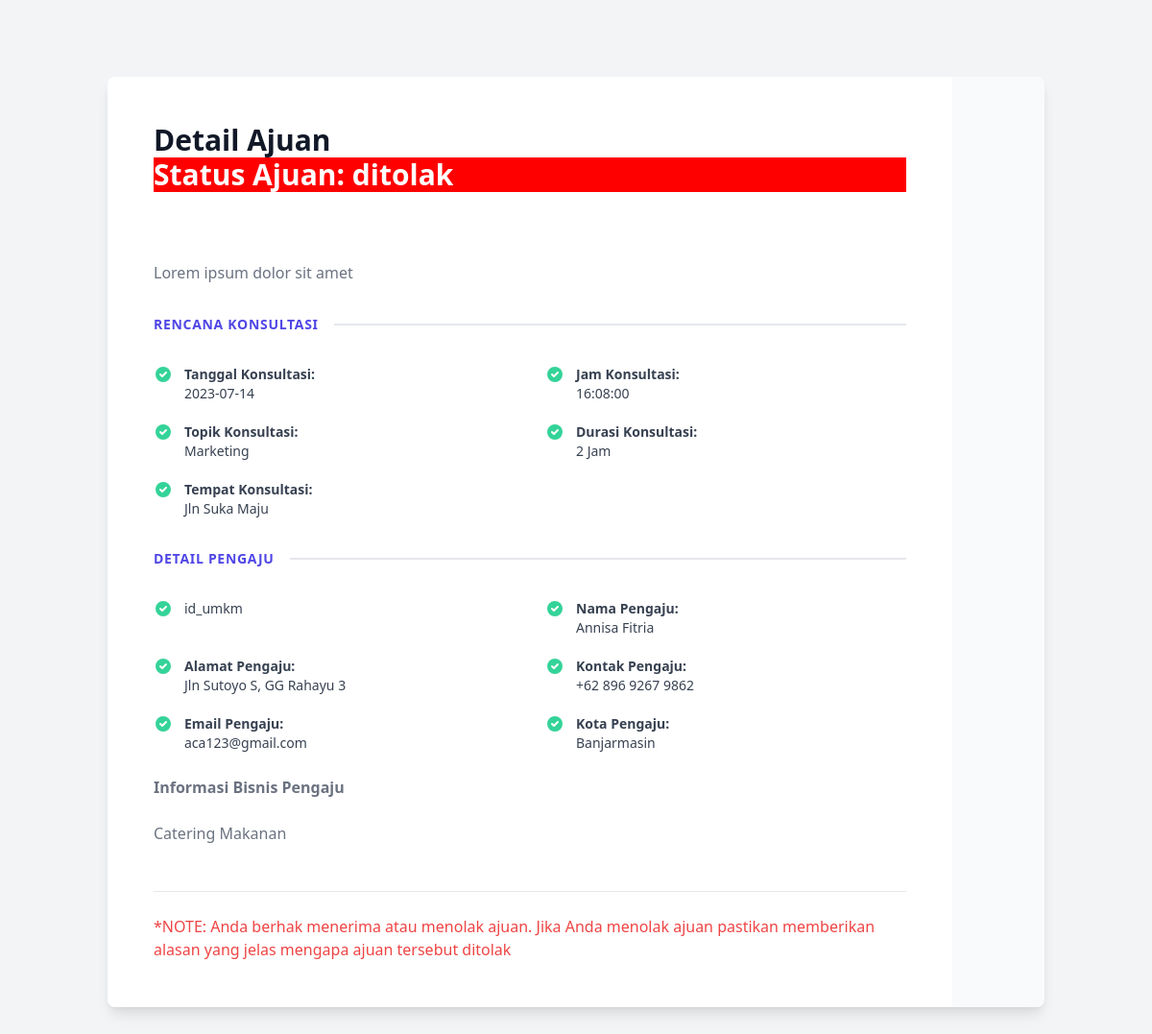
Screenshot of /public/konsultan/view_detail_ajuan.php?id=45 (signed in) with the database file from the repository.
### tables this page shows
CREATE TABLE `ajuan` (
  `id_ajuan` int(11) NOT NULL,
  `id_umkm` int(11) DEFAULT NULL,
  `id_konsultan` int(11) DEFAULT NULL,
  `tanggal_ajuan` date DEFAULT NULL,
  `status_ajuan` enum('menunggu','diterima','ditolak','dibatalkan') DEFAULT NULL,
  `detail_ajuan` text DEFAULT NULL,
  `tanggal_konsultasi` date DEFAULT NULL,
  `jam_konsultasi` time DEFAULT NULL,
  `topik_konsultasi` varchar(100) DEFAULT NULL,
  `durasi_konsultasi` int(11) DEFAULT NULL,
  `alasan_penolakan` text DEFAULT NULL,
  `tempat_konsultasi` text NOT NULL
);

CREATE TABLE `umkm` (
  `id_umkm` int(11) NOT NULL,
  `nama` varchar(255) DEFAULT NULL,
  `alamat` varchar(255) DEFAULT NULL,
  `kontak` varchar(20) DEFAULT NULL,
  `email` varchar(255) DEFAULT NULL,
  `informasi_bisnis` text DEFAULT NULL,
  `pw_umkm` varchar(255) DEFAULT NULL,
  `foto_profil` varchar(255) DEFAULT NULL,
  `kota_umkm` varchar(255) NOT NULL
);

### public/konsultan/view_detail_ajuan.php (the view, shortened to what this page needs)
<?php
require '../../function/functions.php';
?>
<!DOCTYPE html>
<html lang="en">
<head>
    <link href="https://cdn.jsdelivr.net/npm/tailwindcss@2.2.16/dist/tailwind.min.css" rel="stylesheet">
</head>
<body class="bg-gray-100">
    <?php
    $id_ajuan = $_GET['id'];
    $query_ajuan = "SELECT * FROM ajuan WHERE id_ajuan = $id_ajuan";
    $result_ajuan = mysqli_query($conn, $query_ajuan);
    if (mysqli_num_rows($result_ajuan) > 0) {
        $row_ajuan = mysqli_fetch_assoc($result_ajuan);
        $status_ajuan = $row_ajuan['status_ajuan'];
        $detail_ajuan = $row_ajuan['detail_ajuan'];
        $tanggal_konsultasi = $row_ajuan['tanggal_konsultasi'];
        $jam_konsultasi = $row_ajuan['jam_konsultasi'];
        $topik_konsultasi = $row_ajuan['topik_konsultasi'];
        $durasi_konsultasi = $row_ajuan['durasi_konsultasi'];
        $tempat_konsultasi = $row_ajuan['tempat_konsultasi'];
        $id_umkm = $row_ajuan['id_umkm'];
        $query_umkm = "SELECT * FROM umkm WHERE id_umkm = $id_umkm";
        $result_umkm = mysqli_query($conn, $query_umkm);
        if (mysqli_num_rows($result_umkm) > 0) {
            $row_umkm = mysqli_fetch_assoc($result_umkm);
            $nama_umkm = $row_umkm['nama'];
            $alamat_umkm = $row_umkm['alamat'];
            $kontak_umkm = $row_umkm['kontak'];
            $email_umkm = $row_umkm['email'];
            $kota_umkm = $row_umkm['kota_umkm'];
            $informasi_bisnis = $row_umkm['informasi_bisnis'];
            ?>
<div class="container mx-auto px-20">
<div>
<div class="relative px-4 mx-auto max-w-7xl sm:px-6 lg:px-8" style="cursor: auto;">
  <div class="max-w-lg mx-auto overflow-hidden rounded-lg shadow-lg lg:max-w-none lg:flex">
    <div class="flex-1 px-6 py-8 bg-white lg:p-12" style="cursor: auto;">
      <h3 class="text-2xl font-extrabold text-gray-900 sm:text-3xl" style="cursor: auto;">Detail Ajuan</h3>
      <h3 class="text-2xl font-extrabold text-white sm:text-3xl mb-15" style="cursor: auto; background-color:
<?php
if ($status_ajuan == 'ditolak') {
    echo 'red';
} elseif ($status_ajuan == 'diterima') {
    echo 'green';
} else {
    echo 'gray';
}
?>;">
    Status Ajuan: <?= $status_ajuan; ?>
</h3>
<br><br>
      <p class="mt-6 text-base text-gray-500"><?= $detail_ajuan; ?></p>
      <div class="mt-8">
        <div class="flex items-center">
          <h4 class="flex-shrink-0 pr-4 text-sm font-semibold tracking-wider text-indigo-600 uppercase bg-white">Rencana Konsultasi</h4>
          <div class="flex-1 border-t-2 border-gray-200"></div>
        </div>
        <ul class="mt-8 space-y-5 lg:space-y-0 lg:grid lg:grid-cols-2 lg:gap-x-8 lg:gap-y-5">
          <li class="flex items-start lg:col-span-1">
            <div class="flex-shrink-0">
            </div>
            <p class="ml-3 text-sm text-gray-700"><b>Tanggal Konsultasi: </b><br><?= $tanggal_konsultasi; ?></p>
          </li>
          <li class="flex items-start lg:col-span-1">
            <div class="flex-shrink-0">
            </div>
            <p class="ml-3 text-sm text-gray-700"><b>Jam Konsultasi: </b><br><?= $jam_konsultasi; ?></p>
          </li>
          <li class="flex items-start lg:col-span-1">
            <div class="flex-shrink-0">
            </div>
            <p class="ml-3 text-sm text-gray-700"><b>Topik Konsultasi: </b><br><?= $topik_konsultasi; ?></p>
          </li>
          <li class="flex items-start lg:col-span-1">
            <div class="flex-shrink-0">
            </div>
            <p class="ml-3 text-sm text-gray-700"><b>Durasi Konsultasi: </b><br><?= $durasi_konsultasi; ?> Jam</p>
          </li>
          <li class="flex items-start lg:col-span-1">
            <div class="flex-shrink-0">
            </div>
            <p class="ml-3 text-sm text-gray-700"><b>Tempat Konsultasi: </b><br><?= $tempat_konsultasi; ?></p>
          </li>
        </ul>
      </div>
      <div class="mt-8">
        <div class="flex items-center">
          <h4 class="flex-shrink-0 pr-4 text-sm font-semibold tracking-wider text-indigo-600 uppercase bg-white">Detail Pengaju</h4>
          <div class="flex-1 border-t-2 border-gray-200"></div>
        </div>
        <ul class="mt-8 space-y-5 lg:space-y-0 lg:grid lg:grid-cols-2 lg:gap-x-8 lg:gap-y-5">
          <li class="flex items-start lg:col-span-1">
            <div class="flex-shrink-0">
            </div>
            <p class="ml-3 text-sm text-gray-700">id_umkm</p>
          </li>
          <li class="flex items-start lg:col-span-1">
            <div class="flex-shrink-0">
            </div>
            <p class="ml-3 text-sm text-gray-700"><b>Nama Pengaju: </b><br><?= $nama_umkm; ?></p>
          </li>
          <li class="flex items-start lg:col-span-1">
            <div class="flex-shrink-0">
            </div>
            <p class="ml-3 text-sm text-gray-700"><b>Alamat Pengaju: </b><br><?= $alamat_umkm; ?></p>
          </li>
          <li class="flex items-start lg:col-span-1">
            <div class="flex-shrink-0">
            </div>
            <p class="ml-3 text-sm text-gray-700"><b>Kontak Pengaju: </b><br><?= $kontak_umkm; ?></p>
          </li>
          <li class="flex items-start lg:col-span-1">
            <div class="flex-shrink-0">
            </div>
            <p class="ml-3 text-sm text-gray-700"><b>Email Pengaju: </b><br><?= $email_umkm; ?></p>
          </li>
          <li class="flex items-start lg:col-span-1">
            <div class="flex-shrink-0">
            </div>
            <p class="ml-3 text-sm text-gray-700"><b>Kota Pengaju: </b><br><?= $kota_umkm; ?></p>
          </li>
        </ul>
        <p class="mt-6 text-base text-gray-500"><b>Informasi Bisnis Pengaju</b></p>
        <p class="mt-6 text-base text-gray-500"><?= $informasi_bisnis; ?></p>
        <br><br>
        <hr>
        <p class="mt-6 text-base text-red-500">*NOTE: Anda berhak menerima atau menolak ajuan. Jika Anda menolak ajuan pastikan memberikan alasan yang jelas mengapa ajuan tersebut ditolak</p>
      </div>
    </div>
    <div class="px-6 py-8 text-center bg-gray-50 lg:flex-shrink-0 lg:flex lg:flex-col lg:justify-center lg:p-12" style="cursor: auto;">
    </div>
  </div>
</div>
</div>
</div>
        <?php
        } else {
            echo "Data UMKM tidak ditemukan.";
        }
    } else {
        echo "Data ajuan tidak ditemukan.";
    }
    ?>
</body>
</html>

### public/konsultan/view_detail_ajuan.php (style rules this page uses)
.container { margin-top:5rem; margin-bottom:5rem; max-width:100%; }

### rows the page displays
ajuan: status_ajuan "ditolak", detail_ajuan "Lorem ipsum dolor sit amet", tanggal_konsultasi "2023-07-14", jam_konsultasi "16:08:00", topik_konsultasi "Marketing", durasi_konsultasi "2", tempat_konsultasi "Jln Suka Maju"
umkm: nama "Annisa Fitria", alamat "Jln Sutoyo S, GG Rahayu 3", kontak "+62 896 9267 9862", email "aca123@gmail.com", kota_umkm "Banjarmasin", informasi_bisnis "Catering Makanan"
